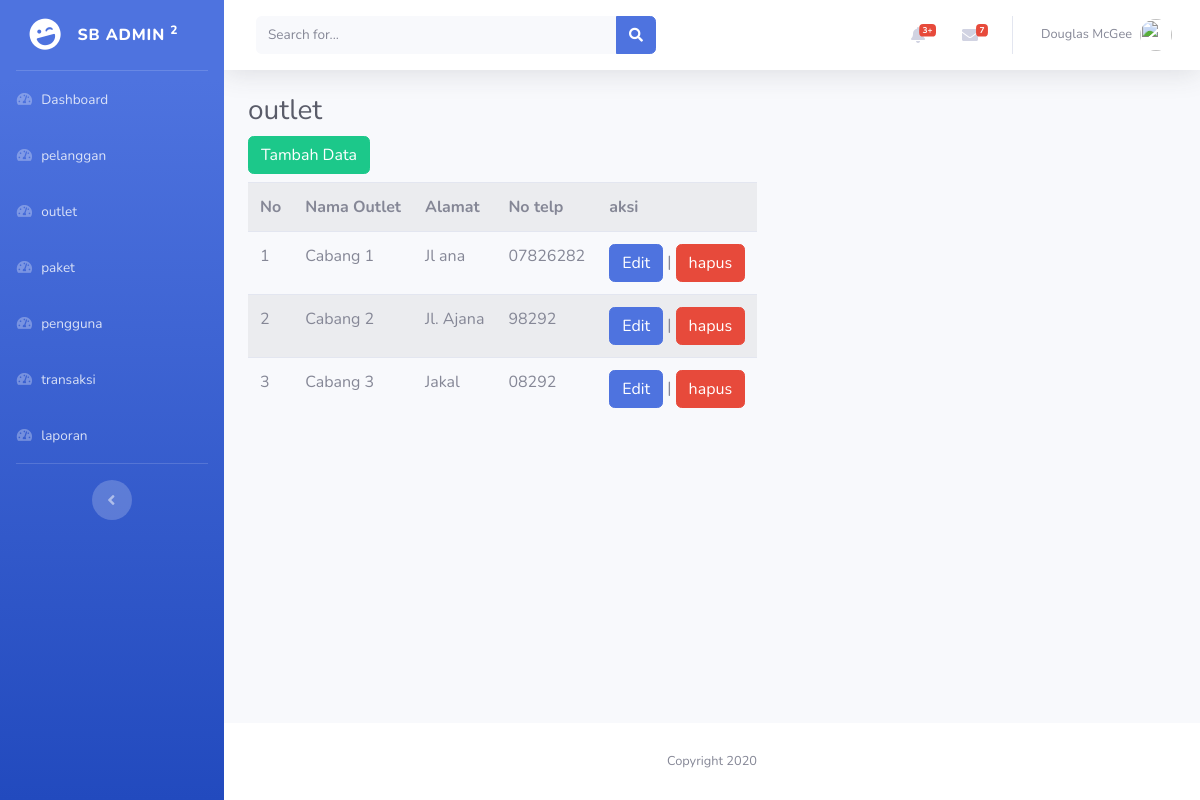
/admin/outlet.php (signed in), run on the app's committed database.
### tables this page shows
CREATE TABLE `tb_outlet` (
  `id_outlet` int(15) NOT NULL,
  `nama_outlet` varchar(35) NOT NULL,
  `alamat` text NOT NULL,
  `telp` varchar(15) NOT NULL
);

### admin/outlet.php (the view, shortened to what this page needs)
<?php
include("../koneksi.php");
$query = mysqli_query($koneksi, "SELECT * FROM tb_outlet");
$data = [];
while($r = mysqli_fetch_assoc($query)){
  $data[] = $r;
}
?>
<!DOCTYPE html>
<html lang="en">
<head>
    <link href="../assets/fontawesome/css/all.min.css" rel="stylesheet" type="text/css">
    <link href="../assets/css/sb-admin-2.min.css" rel="stylesheet">
</head>
<body id="page-top">
    <div id="wrapper">
        <ul class="navbar-nav bg-gradient-primary sidebar sidebar-dark accordion" id="accordionSidebar">
            <a class="sidebar-brand d-flex align-items-center justify-content-center" href="index.html">
                <div class="sidebar-brand-icon rotate-n-15">
                    <i class="fas fa-laugh-wink"></i>
                </div>
                <div class="sidebar-brand-text mx-3">SB Admin <sup>2</sup></div>
            </a>
            <hr class="sidebar-divider my-0">
            <li class="nav-item">
                <a class="nav-link" href="index.php">
                    <i class="fas fa-fw fa-tachometer-alt"></i>
                    <span>Dashboard</span></a>
            </li>
            <li class="nav-item">
                <a class="nav-link" href="pelanggan.php">
                    <i class="fas fa-fw fa-tachometer-alt"></i>
                    <span>pelanggan</span></a>
            </li>
            <li class="nav-item">
                <a class="nav-link" href="outlet.php">
                    <i class="fas fa-fw fa-tachometer-alt"></i>
                    <span>outlet</span></a>
            </li>
            <li class="nav-item">
                <a class="nav-link" href="paket.php">
                    <i class="fas fa-fw fa-tachometer-alt"></i>
                    <span>paket</span></a>
            </li>
            <li class="nav-item">
                <a class="nav-link" href="pengguna.php">
                    <i class="fas fa-fw fa-tachometer-alt"></i>
                    <span>pengguna</span></a>
            </li>
            <li class="nav-item">
                <a class="nav-link" href="transaksi.php">
                    <i class="fas fa-fw fa-tachometer-alt"></i>
                    <span>transaksi</span></a>
            </li>
            <li class="nav-item">
                <a class="nav-link" href="laporan.php">
                    <i class="fas fa-fw fa-tachometer-alt"></i>
                    <span>laporan</span></a>
            </li>
            <hr class="sidebar-divider">
            <div class="text-center d-none d-md-inline">
                <button class="rounded-circle border-0" id="sidebarToggle"></button>
            </div>
        </ul>
        <div id="content-wrapper" class="d-flex flex-column">
            <div id="content">
                <nav class="navbar navbar-expand navbar-light bg-white topbar mb-4 static-top shadow">
                    <form
                        class="d-none d-sm-inline-block form-inline mr-auto ml-md-3 my-2 my-md-0 mw-100 navbar-search">
                        <div class="input-group">
                            <input type="text" class="form-control bg-light border-0 small" placeholder="Search for..."
                                aria-label="Search" aria-describedby="basic-addon2">
                            <div class="input-group-append">
                                <button class="btn btn-primary" type="button">
                                    <i class="fas fa-search fa-sm"></i>
                                </button>
                            </div>
                        </div>
                    </form>
                    <ul class="navbar-nav ml-auto">
                        <li class="nav-item dropdown no-arrow mx-1">
                            <a class="nav-link dropdown-toggle" href="#" id="alertsDropdown" role="button"
                                data-toggle="dropdown" aria-haspopup="true" aria-expanded="false">
                                <i class="fas fa-bell fa-fw"></i>
                                <span class="badge badge-danger badge-counter">3+</span>
                            </a>
                        </li>
                        <li class="nav-item dropdown no-arrow mx-1">
                            <a class="nav-link dropdown-toggle" href="#" id="messagesDropdown" role="button"
                                data-toggle="dropdown" aria-haspopup="true" aria-expanded="false">
                                <i class="fas fa-envelope fa-fw"></i>
                                <span class="badge badge-danger badge-counter">7</span>
                            </a>
                        </li>
                        <li class="nav-item dropdown no-arrow">
                            <a class="nav-link dropdown-toggle" href="#" id="userDropdown" role="button"
                                data-toggle="dropdown" aria-haspopup="true" aria-expanded="false">
                                <span class="mr-2 d-none d-lg-inline text-gray-600 small">Douglas McGee</span>
                                <img class="img-profile rounded-circle"
                                    src="img/undraw_profile.svg">
                            </a>
                        </li>
                    </ul>
                </nav>
                <div class="container-fluid">
                    <div class="d-sm-flex align-items-center justify-content-between mb-2">
                        <h1 class="h3 mb-0 text-gray-800">outlet</h1>
                    </div>
                    <div class="row">
                      <div class="col-12">
                        <a href="t_outlet.php" class="btn btn-success mb-2">Tambah Data</a>
                        <table class="table table-responsive table-striped">
                          <tr>
                            <th>No</th>
                            <th>Nama Outlet</th>
                            <th>Alamat</th>
                            <th>No telp</th>
                            <th>aksi</th>
                          </tr>
                          <?php $no = 1; ?>
                          <?php foreach($data as $d) : ?>
                           <tr>
                             <td>
                               <?= $no++; ?>
                             </td>
                             <td>
                               <?= $d["nama_outlet"]; ?>
                             </td>
                             <td>
                               <?= $d["alamat"]; ?>
                             </td>
                             <td>
                               <?= $d["telp"]; ?>
                             </td>
                             <td>
                               <a href="e_outlet.php?id=<?= $d['id_outlet']; ?>" class="btn btn-primary">
                                 Edit
                               </a> |
                               <a href="outlet.php?id_hps=<?= $d['id_outlet']; ?>" class="btn btn-danger">
                                 hapus
                               </a>
                             </td>
                           </tr>
                          <?php endforeach; ?>
                        </table>
                      </div>
                    </div>
                </div>
            </div>
            <footer class="sticky-footer bg-white">
                <div class="container my-auto">
                    <div class="copyright text-center my-auto">
                        <span>Copyright 2020</span>
                    </div>
                </div>
            </footer>
        </div>
    </div>
</body>
</html>

### data on the page
tb_outlet: nama_outlet "Cabang 1", alamat "Jl ana", telp "07826282"
tb_outlet: nama_outlet "Cabang 2", alamat "Jl. Ajana", telp "98292"
tb_outlet: nama_outlet "Cabang 3", alamat "Jakal", telp "08292"
